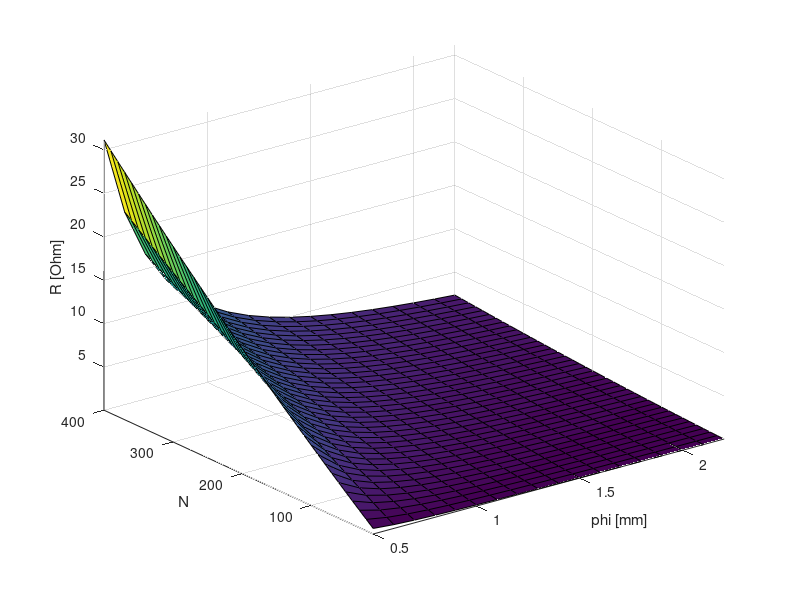
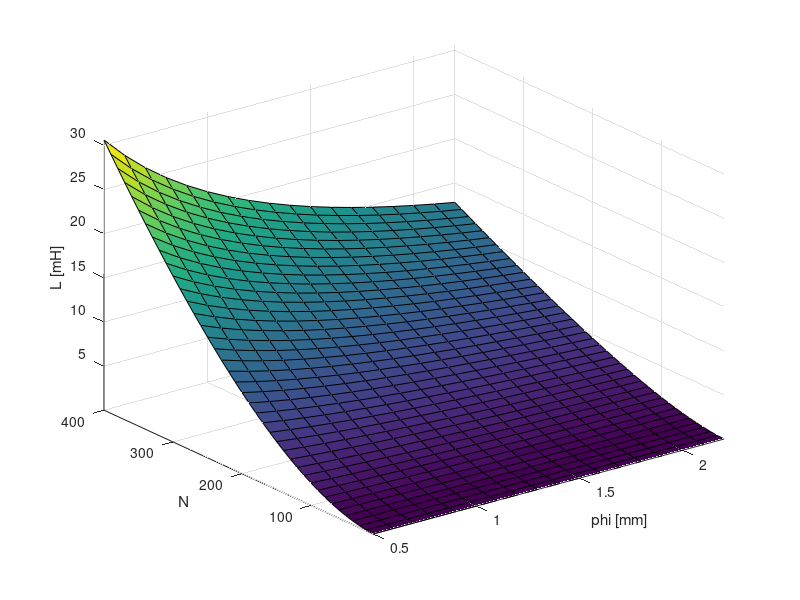
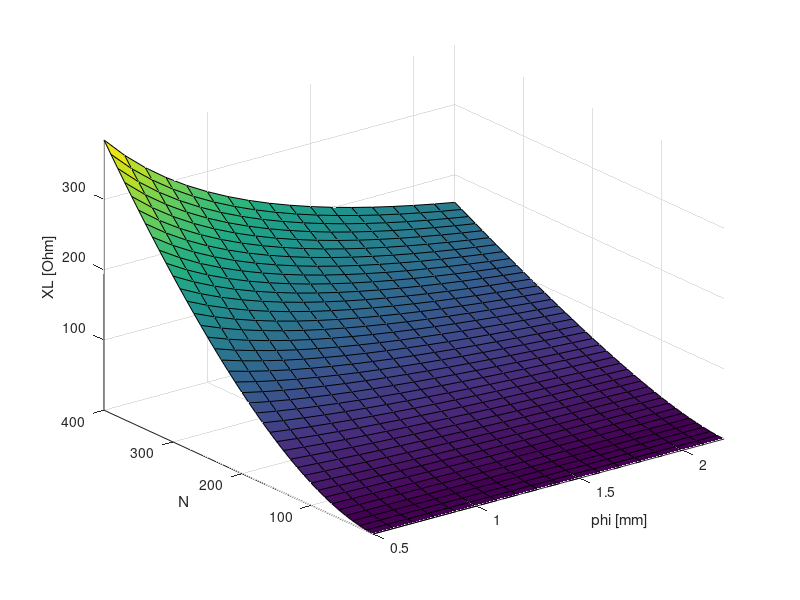
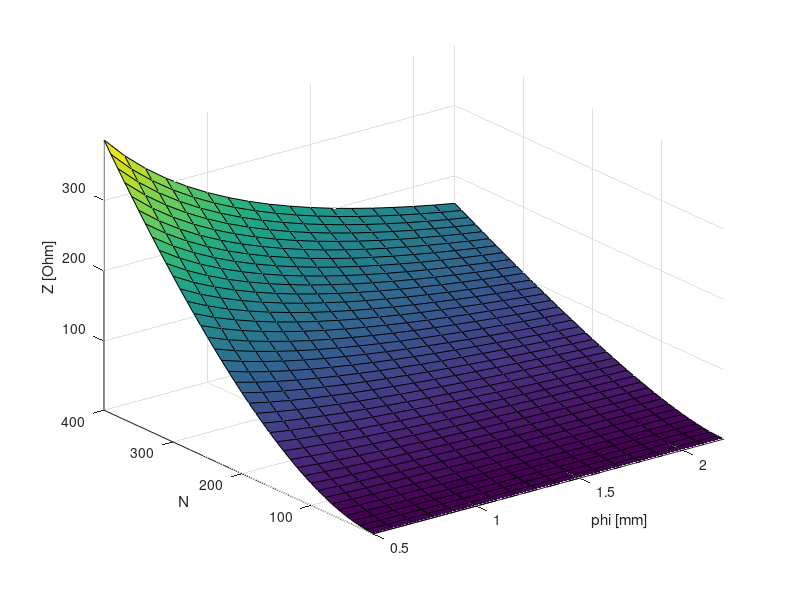

Reproduce these figures in MATLAB, in order.
% for B from 2 Helmholz coils together - W17/75
% you have to choose if in series or in paralell
% Due to heatLim we must calculate with 2 coils together. N is for single coil.
% rules for addition of inductance: https://www.electronics-tutorials.ws/inductor/series-inductors.html, we incorectly ignore additional term
% Expected common B when 2 coils are at distance R is sqrt(2) * B
% for 2 cases: when PheatLimit is and is not relevant

% compare with https://www.accelinstruments.com/Magnetic/Magnetic-field-calculator.html

% TODO:

%%%%%%%%%%%%%%%%%%%%%%%%%%%%%%%%%%%%%%%%%%%%%%%%%%%%%%%%%%%%%

close all;
clear all;
clf;

rho = 1 / 6e7;
mu = 4*pi*1e-7;

amplifierStronger = 1; % we had 2 variants: 180 and 1000 W, see bellow IampMax and UampMax
frequencyHigher = 0;   % for 2 variants, , see bellow f
applyHeatLimit = 1;    % 1: practical restriction to keep functional temperature regulation, 0: if thermal box can be cooled somehow, e.g. by its compressor

coilDiameter = 0.12;   % inner coil diameter, [m] plus material thickness and winding thickness...10mm
IampMax = [4.5,10];    % Imax of several amlifiers [A], set at r.50
UampMax = [40,100];    % Umax of several amlifiers [V], set at r.50
f = [1000,10000];      % working frequency, [Hz], set at r.48
N0 = 10;               % coil turns in each layer of each of 2 coils
mt = 0.003;            % material thickness, [m]
Ramp = 1.7;            % aditional value of R [Ohm] provided by potentiometer [Ohm], in order to provide amlifier with proper input        
PheatLimit = 2;        % applied if applyHeatLimit = 1; P_joule inside thermal box limited due to box overheating, [W]
connection = 1;        % 1: in series, 0: paralell 

ftsz = 16;

%%%%%%%%%%%%%%%%%%%

phi = 0.0005:0.0001:0.0022; % wire diameter, [m]
N = N0:N0:400;              % coil turns, for each of 2 coils

if amplifierStronger
  UampMax2 = UampMax(2);
else
  UampMax2 = UampMax(1);
end

if amplifierStronger
  IampMax2 = IampMax(2);
else
  IampMax2 = IampMax(1);
end

if frequencyHigher
  fa = f(2);
else
  fa = f(1);
end

r1 = coilDiameter / 2 + mt + phi / 2;    % coil inner radius, diameter for open space 11.5cm + material thickness, [m]

%size(phi)
%size(N)

%%%%%%%%%%%%%%%%%%% 

for i = 1 : length(phi) % wire diameter
    
  gap(i) = 0.0007 / (0.0022 / phi(i));   % gap between wires, [m], more thick higher gap, 0.0007 for phi=0.0022 empiricaly estimated W15/192
  h(i) = N0 * (phi(i) + gap(i));         % coil height  
  
  for j = 1 : length(N) % coil turns
    r2(i,j) = r1(i) + N(j) / (N0 - 1) * phi(i); % each coil outer radius, -1 due to ...
    
    R(i,j) = 0;
    for k = 1 : N(j) / N0 % actual r increases
      R(i,j) = R(i,j) + rho * 2 * pi * (r1(i) + (k - 1) * phi(i)) * N0 / (pi *(phi(i)/2)^2); 
    end
    
    if connection == 1;        % 1: in series, 0: paralell
      R2(i,j) = 2 * R(i,j); % for 2 H. coils in series
    else
      R2(i,j) = R(i,j) / 2; % for 2 H. coils in paralell  
    end
    
    L(i,j) = 31.6 * 1e-6 * N(j)^2 * r1(i)^2 / (6 * r1(i) + 9 * h(i) + 10 * (r2(i,j) - r1(i))); % www.circuits.dk/calculator_multi_layer_aircore.htm
    XL(i,j) = 2 * pi * fa * L(i,j); % for 1 coil
    
    if connection == 1;        % 1: in series, 0: paralell
      XL2(i,j) = 2 * XL(i,j); % for 2 H. coils in series
    else
      XL2(i,j) = XL(i,j) / 2; % for 2 H. coils in paralell
    end
    
%     if R2(i,j) <= Ramp % Ohm nonsense - no disconnection
%       Rprot(i,j) = Ramp - R2(i,j);
%     else
%       Rprot(i,j) = 0;
%     end
    %Rprot(i,j) = 0; % test its role
    %Z(i,j) = sqrt((R2(i,j) + Rprot(i,j))^2 + XL2(i,j)^2);
  
    Z(i,j) = sqrt((R2(i,j) + Ramp)^2 + XL2(i,j)^2);
  
%% W17/82: min not R but Z; Problem - not simple adding, but under the sqrt
%     Z(i,j) = sqrt(R2(i,j)^2 + XL2(i,j)^2);
% 
%     if Z(i,j) <= Ramp % Ohm
%       Rprot(i,j) = Ramp - R2(i,j);
%     else
%       Rprot(i,j) = 0;
%     end
%     %Rprot(i,j) = 0; % test its role
%     
%%    
    
    % I(i,j) = Ua / Z(i,j); % wrong, W15/194

    if applyHeatLimit
      Imax(i,j) = min([IampMax2, UampMax2 / Z(i,j), sqrt(PheatLimit / R(i,j))]);
    else
      Imax(i,j) = min(IampMax2, UampMax2 / Z(i,j));
    end
    
    %Imax(i,j) = 1; % for evaluation what B we get for fixed 1 Amp; no: better use applyHeatLimit=0 and IampMax2=1
    
    %r3(i,j) = (r2(i,j) + r1(i)) / 2; % average
    %B(i,j) = 8 / (5 * sqrt(5)) * mu * Imax(i,j) * N(j) / r3(i,j); % https://en.wikipedia.org/wiki/Helmholtz_coil, B is independent on L and Z

    Bpart(i,j) = 0;
    for k = 1 : N(j) / N0 % more acurate according to actual r increases, this correction makes max 0.5 mt (material thickness) for high N and phi; in region of interest only 0.15
      Bpart(i,j) = Bpart(i,j) + 1 / (r1(i) + (k - 1) * phi(i)); 
    end
    B(i,j) = 8 / (5 * sqrt(5)) * mu * Imax(i,j) * N0 * Bpart(i,j);
    B(i,j) = sqrt(2) * B(i,j); % for 2 Helmholz coils with mutual distance R 
    
    U(i,j) = Imax(i,j) * Z(i,j);
    P(i,j) = U(i,j) * Imax(i,j);

    nLayers(i,j) = N(j) / N0;
    heightLayers(i,j) = nLayers(i,j) * phi(i);

%     if Imax(i,j) <= IampMax2 && U(i,j) <= UampMax2 % for applyHeatLimit = 1 just 2nd condition would be enough
%       Busable(i,j) = B(i,j);
%       Iusable(i,j) = Imax(i,j);
%       Uusable(i,j) = U(i,j);
%       Pusable(i,j) = U(i,j);
%       nLayersUsable(i,j) = nLayers(i,j);
%       heightLayersUsable(i,j) = heightLayers(i,j);
%     else
%       Busable(i,j) = NaN;
%       Iusable(i,j) = NaN;
%       Uusable(i,j) = NaN;
%       Pusable(i,j) = NaN;
%       nLayersUsable(i,j) = NaN;
%       heightLayersUsable(i,j) = NaN;
%     end
    
  end 
end
%size(r2)
%size(Z)

[phim,Nm] = meshgrid(phi,N);
%size(phim)
%size(Nm)

surf(1000*phim',Nm',R2)
xlabel('phi [mm]')
ylabel('N')
zlabel('R [Ohm]')
axis tight

figure
surf(1000*phim',Nm',1000 * L)
xlabel('phi [mm]')
ylabel('N')
zlabel('L [mH]')
axis tight

figure
surf(1000*phim',Nm',XL2)
xlabel('phi [mm]')
ylabel('N')
zlabel('XL [Ohm]')
axis tight

figure
surf(1000*phim',Nm',Z)
xlabel('phi [mm]')
ylabel('N')
zlabel('Z [Ohm]')
axis tight

figure
surf(1000*phim',Nm',Imax)
xlabel('phi [mm]')
ylabel('N')
zlabel('Imax [A]')
axis tight

% figure
% surf(1000*phim',Nm',1000*r3)
% xlabel('phi [mm]')
% ylabel('N')
% zlabel('r3 [mm]')
% axis tight

%colormap hot

figure
surf(1000*phim',Nm',1000*B)
xlabel('\phi [mm]')
ylabel('no. of turns')
%zlabel('Bmax [mT]')
zlabel('B_{max} [mT]')
axis tight
colorbar
set(gca,'FontSize',ftsz)

return

figure
surf(1000*phim',Nm',U)
xlabel('phi [mm]')
ylabel('N')
zlabel('voltage [V]')
axis tight

figure
surf(1000*phim',Nm',P)
xlabel('phi [mm]')
ylabel('N')
zlabel('power [W]')
axis tight

% figure
% surf(1000*phim',Nm',1000*Busable)
% xlabel('phi [mm]')
% ylabel('N')
% zlabel('B usable [mT]')
% axis tight
% 
% figure
% surf(1000*phim',Nm',Iusable)
% xlabel('phi [mm]')
% ylabel('N')
% zlabel('I usable [A]')
% axis tight
% 
% figure
% surf(1000*phim',Nm',Uusable)
% xlabel('phi [mm]')
% ylabel('N')
% zlabel('U usable [V]')
% axis tight
% 
% figure
% surf(1000*phim',Nm',Pusable)
% xlabel('phi [mm]')
% ylabel('N')
% zlabel('P usable [W]')
% axis tight

figure
surf(1000*phim',Nm',nLayers)
xlabel('phi [mm]')
ylabel('N')
zlabel('number of layers')
axis tight

figure
surf(1000*phim',Nm',1000*heightLayers)
xlabel('phi [mm]')
ylabel('N')
zlabel('height of layers [mm]')
axis tight

Bmax = max(max(B));
%find(B == Bmax)
[row,col] = ind2sub(size(B), find(B == Bmax));

fprintf('Ramp[Ohm] phi[mm] N Z[Ohm] Imax[A] B[mT] \n')
[Ramp, 1000 * phi(row), N(col), Z(row,col), Imax(row,col), 1000 * B(row,col)]
fprintf('freq \n')
fa
%max(1000*Busable)
%max(1000*Busable')
